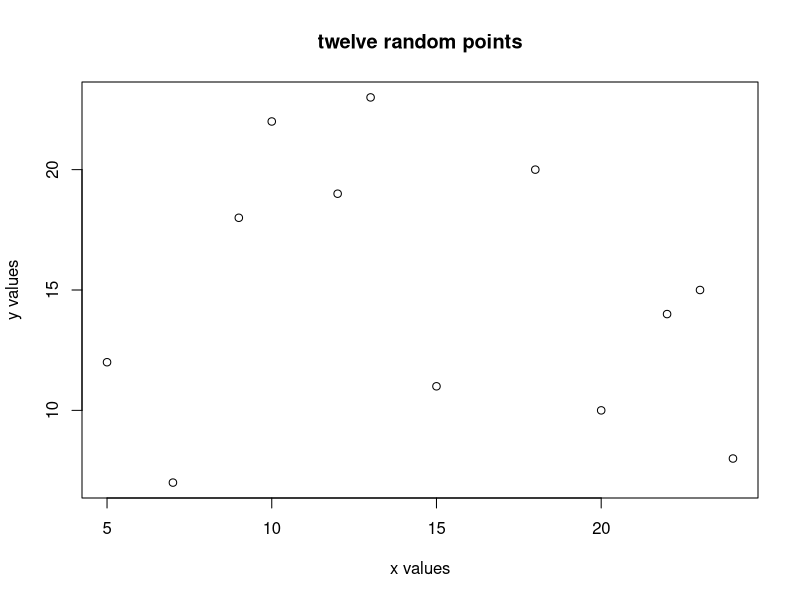

R code for this plot:
## ---- chunk 1
knitr::opts_chunk$set(echo = TRUE)
## ---- chunk 2
print(2105015)  
print("Year 3")  
## ---- chunk 3
rnorm(10, mean = 12, sd= 3)
## ---- chunk 4
mean(sample(5:25, 12))
## ---- chunk 5
mean(runif(12, min=5, max=25))
## ---- chunk 6
plot(x=sample(5:25,12), y=sample(5:25, 12), main="twelve random points", xlab="x values", ylab="y values")
## ---- chunk 7
exists("se")
se <-function(a) {
  x<- var(a)
  y<- length(a)
  return(sqrt(x/y))
}
testEg <- rnorm(15, mean = 12, sd =3)
se(testEg)
## ---- chunk 8
exists("bmi")
bmi <- function(weightInKG,heightInMetres) {
  return (weightInKG/heightInMetres^2)
}
bmi(85, 1.9)
